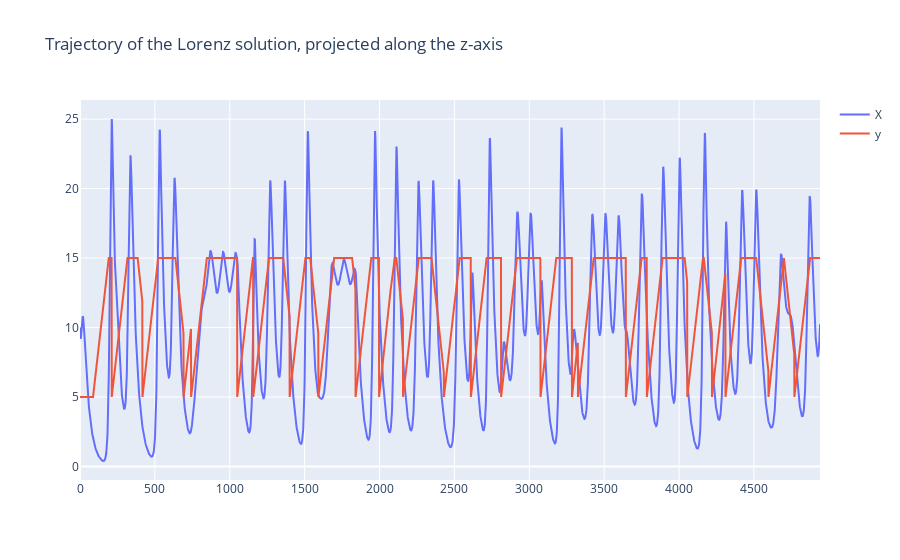

Notebook code for this chart:
### Code cell
fig = px.line(title='Trajectory of the Lorenz solution, projected along the z-axis')
fig.add_scatter(y=X, name='X')
fig.add_scatter(y=y, name='y')
fig.show()

### Figure 1 — Plotly figure (JSON) as saved in the notebook; plotly's stock layout.template omitted (floating-point values rounded to 4 significant figures; data arrays with more than 128 entries replaced by an {"elided": "..."} marker saying what was removed)
{"data": [{"name": "X", "type": "scatter", "y": {"elided": "4942 float values"}}, {"name": "y", "type": "scatter", "y": {"elided": "4942 float values"}}], "layout": {"legend": {"tracegroupgap": 0}, "title": {"text": "Trajectory of the Lorenz solution, projected along the z-axis"}, "xaxis": {"anchor": "y", "domain": [0, 1]}, "yaxis": {"anchor": "x", "domain": [0, 1]}}}
